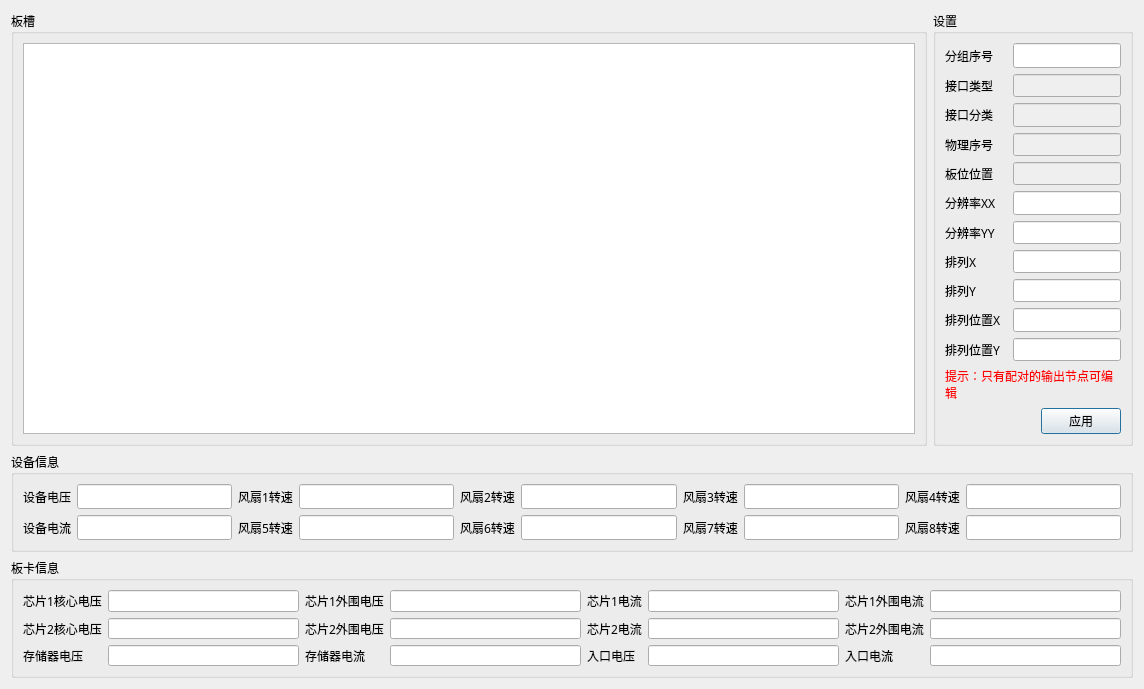
<?xml version="1.0" encoding="UTF-8"?>
<ui version="4.0">
 <class>BCSettingBoardCardDlg</class>
 <widget class="QDialog" name="BCSettingBoardCardDlg">
  <property name="geometry">
   <rect>
    <x>0</x>
    <y>0</y>
    <width>1144</width>
    <height>648</height>
   </rect>
  </property>
  <property name="windowTitle">
   <string>Dialog</string>
  </property>
  <layout class="QVBoxLayout" name="verticalLayout">
   <item>
    <layout class="QHBoxLayout" name="horizontalLayout">
     <item>
      <widget class="QGroupBox" name="m_pBoardGroupBox">
       <property name="font">
        <font>
         <family>微软雅黑</family>
        </font>
       </property>
       <property name="title">
        <string>板槽</string>
       </property>
       <layout class="QVBoxLayout" name="verticalLayout_3">
        <item>
         <widget class="BCSettingBoardCardGraphicsView" name="m_pGraphicsView"/>
        </item>
       </layout>
      </widget>
     </item>
     <item>
      <widget class="QGroupBox" name="m_pSetGroupBox">
       <property name="maximumSize">
        <size>
         <width>200</width>
         <height>16777215</height>
        </size>
       </property>
       <property name="font">
        <font>
         <family>微软雅黑</family>
        </font>
       </property>
       <property name="title">
        <string>设置</string>
       </property>
       <layout class="QVBoxLayout" name="verticalLayout_2">
        <item>
         <layout class="QGridLayout" name="gridLayout_3">
          <item row="0" column="2" rowspan="2" colspan="2">
           <widget class="QLineEdit" name="m_pGroupLineEdit">
            <property name="minimumSize">
             <size>
              <width>0</width>
              <height>0</height>
             </size>
            </property>
            <property name="maximumSize">
             <size>
              <width>16777215</width>
              <height>16777215</height>
             </size>
            </property>
            <property name="font">
             <font>
              <family>微软雅黑</family>
             </font>
            </property>
           </widget>
          </item>
          <item row="5" column="2" colspan="2">
           <widget class="QLineEdit" name="m_pPortLineEdit">
            <property name="enabled">
             <bool>false</bool>
            </property>
            <property name="font">
             <font>
              <family>微软雅黑</family>
             </font>
            </property>
           </widget>
          </item>
          <item row="4" column="2" colspan="2">
           <widget class="QLineEdit" name="m_pPortNameLineEdit">
            <property name="enabled">
             <bool>false</bool>
            </property>
            <property name="font">
             <font>
              <family>微软雅黑</family>
             </font>
            </property>
           </widget>
          </item>
          <item row="3" column="0" colspan="2">
           <widget class="QLabel" name="m_pCardTypeLabel">
            <property name="font">
             <font>
              <family>微软雅黑</family>
             </font>
            </property>
            <property name="text">
             <string>接口分类</string>
            </property>
           </widget>
          </item>
          <item row="5" column="0" colspan="2">
           <widget class="QLabel" name="m_pPortLabel">
            <property name="font">
             <font>
              <family>微软雅黑</family>
             </font>
            </property>
            <property name="text">
             <string>板位位置</string>
            </property>
           </widget>
          </item>
          <item row="0" column="0" rowspan="2" colspan="2">
           <widget class="QLabel" name="m_pGroupLabel">
            <property name="font">
             <font>
              <family>微软雅黑</family>
             </font>
            </property>
            <property name="text">
             <string>分组序号</string>
            </property>
           </widget>
          </item>
          <item row="3" column="2" colspan="2">
           <widget class="QLineEdit" name="m_pCardTypeLineEdit">
            <property name="enabled">
             <bool>false</bool>
            </property>
            <property name="font">
             <font>
              <family>微软雅黑</family>
             </font>
            </property>
           </widget>
          </item>
          <item row="4" column="0" colspan="2">
           <widget class="QLabel" name="m_pPortNameLabel">
            <property name="font">
             <font>
              <family>微软雅黑</family>
             </font>
            </property>
            <property name="text">
             <string>物理序号</string>
            </property>
           </widget>
          </item>
          <item row="6" column="0" colspan="2">
           <widget class="QLabel" name="m_pXXLabel">
            <property name="font">
             <font>
              <family>微软雅黑</family>
             </font>
            </property>
            <property name="text">
             <string>分辨率XX</string>
            </property>
           </widget>
          </item>
          <item row="7" column="2" colspan="2">
           <widget class="QLineEdit" name="m_pYYLineEdit">
            <property name="font">
             <font>
              <family>微软雅黑</family>
             </font>
            </property>
           </widget>
          </item>
          <item row="9" column="2" colspan="2">
           <widget class="QLineEdit" name="m_pArrayYLineEdit">
            <property name="font">
             <font>
              <family>微软雅黑</family>
             </font>
            </property>
           </widget>
          </item>
          <item row="7" column="0" colspan="2">
           <widget class="QLabel" name="m_pYYLabel">
            <property name="font">
             <font>
              <family>微软雅黑</family>
             </font>
            </property>
            <property name="text">
             <string>分辨率YY</string>
            </property>
           </widget>
          </item>
          <item row="11" column="0" colspan="2">
           <widget class="QLabel" name="m_pArrayPosYLabel">
            <property name="font">
             <font>
              <family>微软雅黑</family>
             </font>
            </property>
            <property name="text">
             <string>排列位置Y</string>
            </property>
           </widget>
          </item>
          <item row="11" column="2" colspan="2">
           <widget class="QLineEdit" name="m_pArrayPosYLineEdit">
            <property name="font">
             <font>
              <family>微软雅黑</family>
             </font>
            </property>
           </widget>
          </item>
          <item row="6" column="2" colspan="2">
           <widget class="QLineEdit" name="m_pXXLineEdit">
            <property name="font">
             <font>
              <family>微软雅黑</family>
             </font>
            </property>
           </widget>
          </item>
          <item row="10" column="0" colspan="2">
           <widget class="QLabel" name="m_pArrayPosXLabel">
            <property name="font">
             <font>
              <family>微软雅黑</family>
             </font>
            </property>
            <property name="text">
             <string>排列位置X</string>
            </property>
           </widget>
          </item>
          <item row="10" column="2" colspan="2">
           <widget class="QLineEdit" name="m_pArrayPosXLineEdit">
            <property name="font">
             <font>
              <family>微软雅黑</family>
             </font>
            </property>
           </widget>
          </item>
          <item row="9" column="0" colspan="2">
           <widget class="QLabel" name="m_pArrayYLabel">
            <property name="font">
             <font>
              <family>微软雅黑</family>
             </font>
            </property>
            <property name="text">
             <string>排列Y</string>
            </property>
           </widget>
          </item>
          <item row="8" column="2" colspan="2">
           <widget class="QLineEdit" name="m_pArrayXLineEdit">
            <property name="font">
             <font>
              <family>微软雅黑</family>
             </font>
            </property>
           </widget>
          </item>
          <item row="8" column="0" colspan="2">
           <widget class="QLabel" name="m_pArrayXLabel">
            <property name="font">
             <font>
              <family>微软雅黑</family>
             </font>
            </property>
            <property name="text">
             <string>排列X</string>
            </property>
           </widget>
          </item>
          <item row="2" column="2" colspan="2">
           <widget class="QLineEdit" name="m_pTypeLineEdit">
            <property name="enabled">
             <bool>false</bool>
            </property>
            <property name="font">
             <font>
              <family>微软雅黑</family>
             </font>
            </property>
           </widget>
          </item>
          <item row="2" column="0" colspan="2">
           <widget class="QLabel" name="m_pTypeLabel">
            <property name="font">
             <font>
              <family>微软雅黑</family>
             </font>
            </property>
            <property name="text">
             <string>接口类型</string>
            </property>
           </widget>
          </item>
         </layout>
        </item>
        <item>
         <widget class="QLabel" name="m_pWarningLabel">
          <property name="styleSheet">
           <string notr="true">color: rgb(255, 0, 0);</string>
          </property>
          <property name="text">
           <string>提示：只有配对的输出节点可编辑</string>
          </property>
          <property name="textFormat">
           <enum>Qt::AutoText</enum>
          </property>
          <property name="alignment">
           <set>Qt::AlignLeading|Qt::AlignLeft|Qt::AlignTop</set>
          </property>
          <property name="wordWrap">
           <bool>true</bool>
          </property>
         </widget>
        </item>
        <item>
         <layout class="QHBoxLayout" name="horizontalLayout_4">
          <item>
           <spacer name="horizontalSpacer_2">
            <property name="font">
             <font>
              <family>微软雅黑</family>
             </font>
            </property>
            <property name="orientation">
             <enum>Qt::Horizontal</enum>
            </property>
            <property name="sizeHint" stdset="0">
             <size>
              <width>40</width>
              <height>20</height>
             </size>
            </property>
           </spacer>
          </item>
          <item>
           <widget class="QPushButton" name="m_pApplyBtn">
            <property name="minimumSize">
             <size>
              <width>0</width>
              <height>0</height>
             </size>
            </property>
            <property name="font">
             <font>
              <family>微软雅黑</family>
             </font>
            </property>
            <property name="text">
             <string>应用</string>
            </property>
           </widget>
          </item>
         </layout>
        </item>
        <item>
         <spacer name="verticalSpacer">
          <property name="orientation">
           <enum>Qt::Vertical</enum>
          </property>
          <property name="sizeHint" stdset="0">
           <size>
            <width>20</width>
            <height>1</height>
           </size>
          </property>
         </spacer>
        </item>
       </layout>
      </widget>
     </item>
    </layout>
   </item>
   <item>
    <widget class="QGroupBox" name="groupBox_5">
     <property name="maximumSize">
      <size>
       <width>16777215</width>
       <height>100</height>
      </size>
     </property>
     <property name="font">
      <font>
       <family>微软雅黑</family>
      </font>
     </property>
     <property name="title">
      <string>设备信息</string>
     </property>
     <layout class="QGridLayout" name="gridLayout">
      <item row="0" column="0">
       <widget class="QLabel" name="label_17">
        <property name="font">
         <font>
          <family>微软雅黑</family>
         </font>
        </property>
        <property name="text">
         <string>设备电压</string>
        </property>
       </widget>
      </item>
      <item row="0" column="1">
       <widget class="QLineEdit" name="m_pVoltageOfDeviceLineEdit">
        <property name="font">
         <font>
          <family>微软雅黑</family>
         </font>
        </property>
       </widget>
      </item>
      <item row="0" column="2">
       <widget class="QLabel" name="label_20">
        <property name="font">
         <font>
          <family>微软雅黑</family>
         </font>
        </property>
        <property name="text">
         <string>风扇1转速</string>
        </property>
       </widget>
      </item>
      <item row="0" column="3">
       <widget class="QLineEdit" name="m_RotationSpeedOfFan1LineEdit">
        <property name="font">
         <font>
          <family>微软雅黑</family>
         </font>
        </property>
       </widget>
      </item>
      <item row="0" column="4">
       <widget class="QLabel" name="label_21">
        <property name="font">
         <font>
          <family>微软雅黑</family>
         </font>
        </property>
        <property name="text">
         <string>风扇2转速</string>
        </property>
       </widget>
      </item>
      <item row="0" column="5">
       <widget class="QLineEdit" name="m_RotationSpeedOfFan2LineEdit">
        <property name="font">
         <font>
          <family>微软雅黑</family>
         </font>
        </property>
       </widget>
      </item>
      <item row="0" column="6">
       <widget class="QLabel" name="label_16">
        <property name="font">
         <font>
          <family>微软雅黑</family>
         </font>
        </property>
        <property name="text">
         <string>风扇3转速</string>
        </property>
       </widget>
      </item>
      <item row="0" column="7">
       <widget class="QLineEdit" name="m_RotationSpeedOfFan3LineEdit">
        <property name="font">
         <font>
          <family>微软雅黑</family>
         </font>
        </property>
       </widget>
      </item>
      <item row="0" column="8">
       <widget class="QLabel" name="label_15">
        <property name="font">
         <font>
          <family>微软雅黑</family>
         </font>
        </property>
        <property name="text">
         <string>风扇4转速</string>
        </property>
       </widget>
      </item>
      <item row="0" column="9">
       <widget class="QLineEdit" name="m_RotationSpeedOfFan4LineEdit">
        <property name="font">
         <font>
          <family>微软雅黑</family>
         </font>
        </property>
       </widget>
      </item>
      <item row="1" column="0">
       <widget class="QLabel" name="label_22">
        <property name="font">
         <font>
          <family>微软雅黑</family>
         </font>
        </property>
        <property name="text">
         <string>设备电流</string>
        </property>
       </widget>
      </item>
      <item row="1" column="1">
       <widget class="QLineEdit" name="m_pElectricityOfDeviceLineEdit">
        <property name="font">
         <font>
          <family>微软雅黑</family>
         </font>
        </property>
       </widget>
      </item>
      <item row="1" column="2">
       <widget class="QLabel" name="label_19">
        <property name="font">
         <font>
          <family>微软雅黑</family>
         </font>
        </property>
        <property name="text">
         <string>风扇5转速</string>
        </property>
       </widget>
      </item>
      <item row="1" column="3">
       <widget class="QLineEdit" name="m_RotationSpeedOfFan5LineEdit">
        <property name="font">
         <font>
          <family>微软雅黑</family>
         </font>
        </property>
       </widget>
      </item>
      <item row="1" column="4">
       <widget class="QLabel" name="label_14">
        <property name="font">
         <font>
          <family>微软雅黑</family>
         </font>
        </property>
        <property name="text">
         <string>风扇6转速</string>
        </property>
       </widget>
      </item>
      <item row="1" column="5">
       <widget class="QLineEdit" name="m_RotationSpeedOfFan6LineEdit">
        <property name="font">
         <font>
          <family>微软雅黑</family>
         </font>
        </property>
       </widget>
      </item>
      <item row="1" column="6">
       <widget class="QLabel" name="label_18">
        <property name="font">
         <font>
          <family>微软雅黑</family>
         </font>
        </property>
        <property name="text">
         <string>风扇7转速</string>
        </property>
       </widget>
      </item>
      <item row="1" column="7">
       <widget class="QLineEdit" name="m_RotationSpeedOfFan7LineEdit">
        <property name="font">
         <font>
          <family>微软雅黑</family>
         </font>
        </property>
       </widget>
      </item>
      <item row="1" column="8">
       <widget class="QLabel" name="label_13">
        <property name="font">
         <font>
          <family>微软雅黑</family>
         </font>
        </property>
        <property name="text">
         <string>风扇8转速</string>
        </property>
       </widget>
      </item>
      <item row="1" column="9">
       <widget class="QLineEdit" name="m_RotationSpeedOfFan8LineEdit">
        <property name="font">
         <font>
          <family>微软雅黑</family>
         </font>
        </property>
       </widget>
      </item>
     </layout>
    </widget>
   </item>
   <item>
    <widget class="QGroupBox" name="m_pBoardCardGB">
     <property name="maximumSize">
      <size>
       <width>16777215</width>
       <height>120</height>
      </size>
     </property>
     <property name="font">
      <font>
       <family>微软雅黑</family>
      </font>
     </property>
     <property name="title">
      <string>板卡信息</string>
     </property>
     <layout class="QGridLayout" name="gridLayout_2">
      <item row="0" column="0">
       <widget class="QLabel" name="label">
        <property name="minimumSize">
         <size>
          <width>78</width>
          <height>0</height>
         </size>
        </property>
        <property name="font">
         <font>
          <family>微软雅黑</family>
         </font>
        </property>
        <property name="text">
         <string>芯片1核心电压</string>
        </property>
       </widget>
      </item>
      <item row="0" column="1">
       <widget class="QLineEdit" name="m_pCoreVoltageOfChip1LineEdit">
        <property name="font">
         <font>
          <family>微软雅黑</family>
         </font>
        </property>
       </widget>
      </item>
      <item row="0" column="2">
       <widget class="QLabel" name="label_7">
        <property name="minimumSize">
         <size>
          <width>78</width>
          <height>0</height>
         </size>
        </property>
        <property name="font">
         <font>
          <family>微软雅黑</family>
         </font>
        </property>
        <property name="text">
         <string>芯片1外围电压</string>
        </property>
       </widget>
      </item>
      <item row="0" column="3">
       <widget class="QLineEdit" name="m_pRoundVoltageOfChip1LineEdit">
        <property name="font">
         <font>
          <family>微软雅黑</family>
         </font>
        </property>
        <property name="text">
         <string/>
        </property>
       </widget>
      </item>
      <item row="0" column="4">
       <widget class="QLabel" name="label_2">
        <property name="minimumSize">
         <size>
          <width>54</width>
          <height>0</height>
         </size>
        </property>
        <property name="font">
         <font>
          <family>微软雅黑</family>
         </font>
        </property>
        <property name="text">
         <string>芯片1电流</string>
        </property>
       </widget>
      </item>
      <item row="0" column="5">
       <widget class="QLineEdit" name="m_pCoreElectricityOfChip1LineEdit">
        <property name="font">
         <font>
          <family>微软雅黑</family>
         </font>
        </property>
        <property name="text">
         <string/>
        </property>
       </widget>
      </item>
      <item row="0" column="6">
       <widget class="QLabel" name="label_8">
        <property name="minimumSize">
         <size>
          <width>78</width>
          <height>0</height>
         </size>
        </property>
        <property name="font">
         <font>
          <family>微软雅黑</family>
         </font>
        </property>
        <property name="text">
         <string>芯片1外围电流</string>
        </property>
       </widget>
      </item>
      <item row="0" column="7">
       <widget class="QLineEdit" name="m_pRoundElectricityOfChip1LineEdit">
        <property name="font">
         <font>
          <family>微软雅黑</family>
         </font>
        </property>
        <property name="text">
         <string/>
        </property>
       </widget>
      </item>
      <item row="1" column="0">
       <widget class="QLabel" name="label_3">
        <property name="minimumSize">
         <size>
          <width>78</width>
          <height>0</height>
         </size>
        </property>
        <property name="font">
         <font>
          <family>微软雅黑</family>
         </font>
        </property>
        <property name="text">
         <string>芯片2核心电压</string>
        </property>
       </widget>
      </item>
      <item row="1" column="1">
       <widget class="QLineEdit" name="m_pCoreVoltageOfChip2LineEdit">
        <property name="font">
         <font>
          <family>微软雅黑</family>
         </font>
        </property>
       </widget>
      </item>
      <item row="1" column="2">
       <widget class="QLabel" name="label_9">
        <property name="minimumSize">
         <size>
          <width>78</width>
          <height>0</height>
         </size>
        </property>
        <property name="font">
         <font>
          <family>微软雅黑</family>
         </font>
        </property>
        <property name="text">
         <string>芯片2外围电压</string>
        </property>
       </widget>
      </item>
      <item row="1" column="3">
       <widget class="QLineEdit" name="m_pRoundVoltageOfChip2LineEdit">
        <property name="font">
         <font>
          <family>微软雅黑</family>
         </font>
        </property>
        <property name="text">
         <string/>
        </property>
       </widget>
      </item>
      <item row="1" column="4">
       <widget class="QLabel" name="label_4">
        <property name="minimumSize">
         <size>
          <width>54</width>
          <height>0</height>
         </size>
        </property>
        <property name="font">
         <font>
          <family>微软雅黑</family>
         </font>
        </property>
        <property name="text">
         <string>芯片2电流</string>
        </property>
       </widget>
      </item>
      <item row="1" column="5">
       <widget class="QLineEdit" name="m_pCoreElectricityOfChip2LineEdit">
        <property name="font">
         <font>
          <family>微软雅黑</family>
         </font>
        </property>
        <property name="text">
         <string/>
        </property>
       </widget>
      </item>
      <item row="1" column="6">
       <widget class="QLabel" name="label_10">
        <property name="minimumSize">
         <size>
          <width>78</width>
          <height>0</height>
         </size>
        </property>
        <property name="font">
         <font>
          <family>微软雅黑</family>
         </font>
        </property>
        <property name="text">
         <string>芯片2外围电流</string>
        </property>
       </widget>
      </item>
      <item row="1" column="7">
       <widget class="QLineEdit" name="m_pRoundElectricityOfChip2LineEdit">
        <property name="font">
         <font>
          <family>微软雅黑</family>
         </font>
        </property>
        <property name="text">
         <string/>
        </property>
       </widget>
      </item>
      <item row="2" column="0">
       <widget class="QLabel" name="label_5">
        <property name="minimumSize">
         <size>
          <width>78</width>
          <height>0</height>
         </size>
        </property>
        <property name="font">
         <font>
          <family>微软雅黑</family>
         </font>
        </property>
        <property name="text">
         <string>存储器电压</string>
        </property>
       </widget>
      </item>
      <item row="2" column="1">
       <widget class="QLineEdit" name="m_pVoltageOfMemorizerLineEdit">
        <property name="font">
         <font>
          <family>微软雅黑</family>
         </font>
        </property>
       </widget>
      </item>
      <item row="2" column="2">
       <widget class="QLabel" name="label_11">
        <property name="minimumSize">
         <size>
          <width>78</width>
          <height>0</height>
         </size>
        </property>
        <property name="font">
         <font>
          <family>微软雅黑</family>
         </font>
        </property>
        <property name="text">
         <string>存储器电流</string>
        </property>
       </widget>
      </item>
      <item row="2" column="3">
       <widget class="QLineEdit" name="m_pElectricityOfMemorizerLineEdit">
        <property name="font">
         <font>
          <family>微软雅黑</family>
         </font>
        </property>
        <property name="text">
         <string/>
        </property>
       </widget>
      </item>
      <item row="2" column="4">
       <widget class="QLabel" name="label_6">
        <property name="minimumSize">
         <size>
          <width>54</width>
          <height>0</height>
         </size>
        </property>
        <property name="font">
         <font>
          <family>微软雅黑</family>
         </font>
        </property>
        <property name="text">
         <string>入口电压</string>
        </property>
       </widget>
      </item>
      <item row="2" column="5">
       <widget class="QLineEdit" name="m_pVoltageOfInputLineEdit">
        <property name="font">
         <font>
          <family>微软雅黑</family>
         </font>
        </property>
        <property name="text">
         <string/>
        </property>
       </widget>
      </item>
      <item row="2" column="6">
       <widget class="QLabel" name="label_12">
        <property name="minimumSize">
         <size>
          <width>78</width>
          <height>0</height>
         </size>
        </property>
        <property name="font">
         <font>
          <family>微软雅黑</family>
         </font>
        </property>
        <property name="text">
         <string>入口电流</string>
        </property>
       </widget>
      </item>
      <item row="2" column="7">
       <widget class="QLineEdit" name="m_pElectricityOfInputLineEdit">
        <property name="font">
         <font>
          <family>微软雅黑</family>
         </font>
        </property>
        <property name="text">
         <string/>
        </property>
       </widget>
      </item>
     </layout>
    </widget>
   </item>
  </layout>
 </widget>
 <customwidgets>
  <customwidget>
   <class>BCSettingBoardCardGraphicsView</class>
   <extends>QGraphicsView</extends>
   <header>BCSettingBoardCardDlg.h</header>
  </customwidget>
 </customwidgets>
 <resources/>
 <connections/>
</ui>
